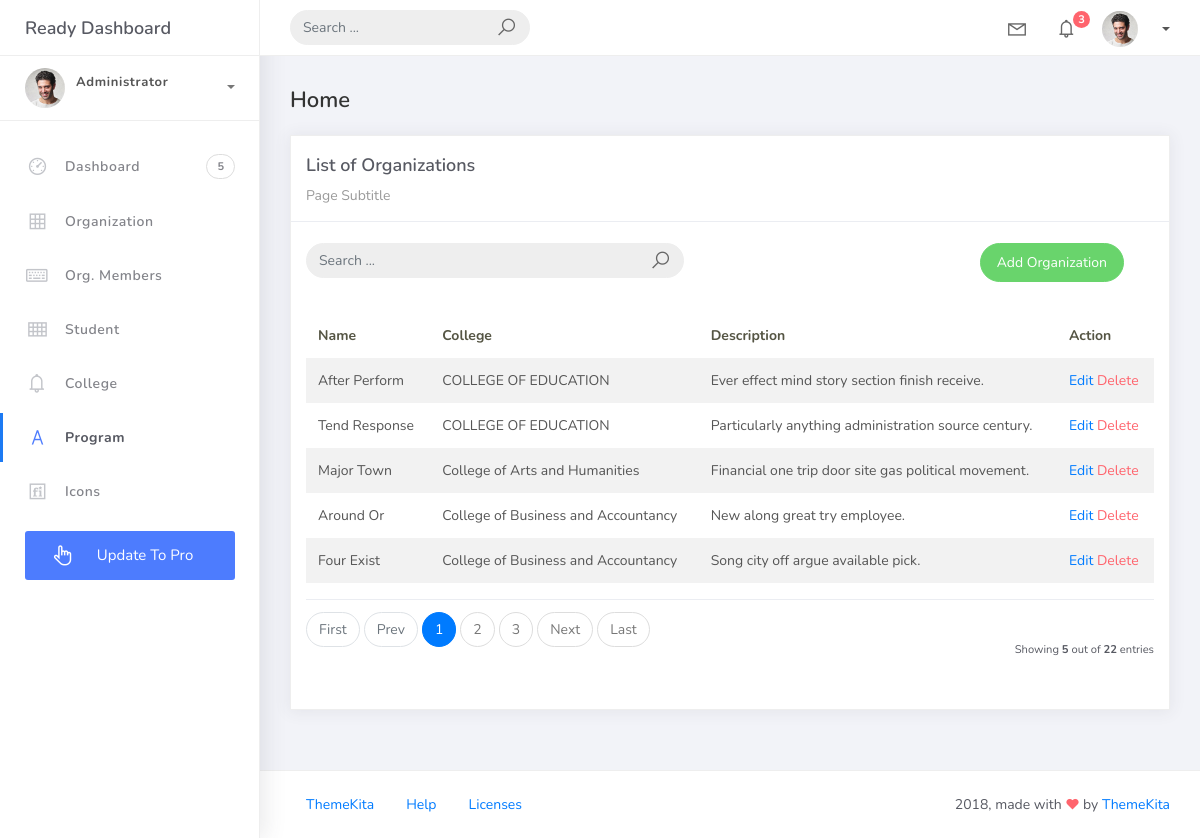
Screenshot of /organization_list with the database file from the repository.
### studentorg/models.py (models this page shows, shortened)
class BaseModel(models.Model):
    created_at = models.DateTimeField(auto_now_add=True, db_index=True)
    updated_at = models.DateTimeField(auto_now=True)
    class Meta:
        abstract = True

class Organization(BaseModel):
    name = models.CharField(max_length=250)
    college = models.ForeignKey(College, null=True, blank=True, on_delete=models.CASCADE)
    description = models.CharField(max_length=500)

class College(BaseModel):
    college_name= models.CharField(max_length=150)
    def __str__(self):
        return self.college_name

### studentorg/views.py (the view)
# urls.py: path('organization_list', OrganizationList.as_view(), name='organization-list'),
class OrganizationList(ListView):
    model = Organization
    context_object_name = 'organization'
    template_name = 'org_list.html'
    paginate_by = 5
    ordering = ["college__college_name","name"]
    def get_queryset(self):
        qs = super().get_queryset()
        query = self.request.GET.get('q')
        if query:
           qs = qs.filter(
               Q(name__icontains=query) |
               Q(description__icontains=query)
               )
        return qs

### templates/org_list.html (shortened to what this page needs)
{% extends 'base.html' %} {% load static %} {% block content %}
<div class="content">
    <div class="container-fluid">
        <h4 class="page-title">Home</h4>
        <div class="row">
            <div class="col-md-12">
                <div class="card">
                    <div class="card-header">
                        <div class="card-title">List of Organizations</div>
                        <div class="card-category">Page Subtitle</div>
                    </div>
                    <br />
                    <div class="col-md-12 row">
                        <div class="col-md-6">
                            <form class="navbar-left navbar-form nav-search mr-md-3" action="{% url 'organization-list' %}">
                                <div class="input-group">
                                    <input type="text" placeholder="Search ..." class="form-control" name="q" />
                                    <div class="input-group-append">
                                        <span class="input-group-text">
                                            <i class="la la-search search-icon"></i>
                                        </span>
                                    </div>
                                </div>
                            </form>
                        </div>
                        <div class="col-md-6">
                            <div class="pull-right">
                                <a href="{% url 'organization-add' %}" class="btn btn-success btn-rounded">
                                    Add Organization
                                </a>
                            </div>
                        </div>
                    </div>
                    <div class="card-body">
                        <table class="table table-striped mt-3">
                            <thead>
                                <tr>
                                    <th scope="col">Name</th>
                                    <th scope="col">College</th>
                                    <th scope="col">Description</th>
                                    <th scope="col">Action</th>
                                </tr>
                            </thead>
                            <tbody>
                                {% for object in object_list %}
                                <tr>
                                    <td>{{ object.name }}</td>
                                    <td>{{ object.college }}</td>
                                    <td>{{ object.description }}</td>
                                    <td>
                                        <a href="organization_list/{{ object.id }}">Edit</a>
                                        <a href="organization_list/{{ object.id }}/delete" class="text-danger">Delete</a>
                                    </td>
                                </tr>
                                {% endfor %}
                            </tbody>
                        </table>
                        {% include 'includes/pagination.html' %}
                    </div>
                </div>
            </div>
        </div>
    </div>
</div>
{% endblock %}

### templates/base.html (shortened to what this page needs)
{% load static %}
<!DOCTYPE html>
<html>
<head>
	<link rel="stylesheet" href="{% static 'css/bootstrap.min.css' %}">
	<link rel="stylesheet" href="{% static 'css/ready.css' %}">
    <link rel="stylesheet" href="{% static 'css/demo.css' %}">
</head>
<body>
	<div class="wrapper">
		<div class="main-header">
			<div class="logo-header">
				<a href="index.html" class="logo">
					Ready Dashboard
				</a>
			</div>
			<nav class="navbar navbar-header navbar-expand-lg">
				<div class="container-fluid">
					<form class="navbar-left navbar-form nav-search mr-md-3" action="">
						<div class="input-group">
							<input type="text" placeholder="Search ..." class="form-control">
							<div class="input-group-append">
								<span class="input-group-text">
									<i class="la la-search search-icon"></i>
								</span>
							</div>
						</div>
					</form>
					<ul class="navbar-nav topbar-nav ml-md-auto align-items-center">
						<li class="nav-item dropdown hidden-caret">
							<a class="nav-link dropdown-toggle" href="#" id="navbarDropdown" role="button" data-toggle="dropdown" aria-haspopup="true" aria-expanded="false">
								<i class="la la-envelope"></i>
							</a>
						</li>
						<li class="nav-item dropdown hidden-caret">
							<a class="nav-link dropdown-toggle" href="#" id="navbarDropdown" role="button" data-toggle="dropdown" aria-haspopup="true" aria-expanded="false">
								<i class="la la-bell"></i>
								<span class="notification">3</span>
							</a>
						</li>
						<li class="nav-item dropdown">
							<a class="dropdown-toggle profile-pic" data-toggle="dropdown" href="#" aria-expanded="false"> <img src="{% static 'img/profile.jpg' %}" alt="user-img" width="36" class="img-circle"><span>{{ request.user.username }}</span></span> </a>
							</li>
						</ul>
					</div>
				</nav>
			</div>
			<div class="sidebar">
				<div class="scrollbar-inner sidebar-wrapper">
					<div class="user">
						<div class="photo">
							<img src="{% static 'img/profile.jpg' %}">
						</div>
						<div class="info">
							<a class="" data-toggle="collapse" href="#collapseExample" aria-expanded="true">
								<span>
									<span class="user-level">Administrator</span>
									<span class="caret"></span>
								</span>
							</a>
							<div class="clearfix"></div>
						</div>
					</div>
					<ul class="nav">
						<li class="nav-item">
							<a href="{% url 'home' %}">
								<i class="la la-dashboard"></i>
								<p>Dashboard</p>
								<span class="badge badge-count">5</span>
							</a>
						</li>
						<li class="nav-item">
							<a href="{% url 'organization-list' %}">
								<i class="la la-table"></i>
								<p>Organization</p>
							</a>
						</li>
						<li class="nav-item">
							<a href="{% url 'orgmember-list' %}">
								<i class="la la-keyboard-o"></i>
								<p>Org. Members</p>
							</a>
						</li>
						<li class="nav-item">
							<a href="{% url 'student-list' %}">
								<i class="la la-th"></i>
								<p>Student</p>
							</a>
						</li>
						<li class="nav-item">
							<a href="{% url 'college-list' %}">
								<i class="la la-bell"></i>
								<p>College</p>
							</a>
						</li>
						<li class="nav-item active">
							<a href="{% url 'program-list' %}">
								<i class="la la-font"></i>
								<p>Program</p>
							</a>
						</li>
						<li class="nav-item">
							<a href="icons.html">
								<i class="la la-fonticons"></i>
								<p>Icons</p>
							</a>
						</li>
						<li class="nav-item update-pro">
							<button  data-toggle="modal" data-target="#modalUpdate">
								<i class="la la-hand-pointer-o"></i>
								<p>Update To Pro</p>
							</button>
						</li>
					</ul>
				</div>
			</div>
			<div class="main-panel">
				{% block content %}
                {% endblock %}
				<footer class="footer">
					<div class="container-fluid">
						<nav class="pull-left">
							<ul class="nav">
								<li class="nav-item">
									<a class="nav-link" href="http://www.themekita.com">
										ThemeKita
									</a>
								</li>
								<li class="nav-item">
									<a class="nav-link" href="#">
										Help
									</a>
								</li>
								<li class="nav-item">
									<a class="nav-link" href="#">
										Licenses
									</a>
								</li>
							</ul>
						</nav>
						<div class="copyright ml-auto">
							2018, made with <i class="la la-heart heart text-danger"></i> by <a href="http://www.themekita.com">ThemeKita</a>
						</div>
					</div>
				</footer>
			</div>
		</div>
</body>
</html>

### templates/includes/pagination.html (shortened to what this page needs)
{% if is_paginated %}
<div class="card-footer px-0 border-0 d-flex flex-column flex-lg-row align-items-center justify-content-between mt-3">
  <nav aria-label="Topics pagination" class="mb-4">
    <ul class="pagination">
      {% if page_obj.number > 1 %}
      <li class="page-item">
        <a class="page-link" href="?page=1">First</a>
      </li>
      {% else %}
      <li class="page-item disabled">
        <span class="page-link">First</span>
      </li>
      {% endif %}
      {% if page_obj.has_previous %}
      <li class="page-item">
        <a class="page-link" href="?page={{ page_obj.previous_page_number }}">Prev</a>
      </li>
      {% else %}
      <li class="page-item disabled">
        <span class="page-link">Prev</span>
      </li>
      {% endif %}
      {% for page_num in paginator.page_range %}
        {% if page_obj.number == page_num %}
        <li class="page-item active">
          <span class="page-link">
            {{ page_num }}
          </span>
        </li>
        {% elif page_num > page_obj.number|add:'-3' and page_num < page_obj.number|add:'3' %}
        <li class="page-item">
          <a class="page-link" href="?page={{ page_num }}">{{ page_num }}</a>
        </li>
        {% endif %}
      {% endfor %}
      {% if page_obj.has_next %}
      <li class="page-item">
        <a class="page-link" href="?page={{ page_obj.next_page_number }}">Next</a>
      </li>
      {% else %}
      <li class="page-item disabled">
        <span class="page-link">Next</span>
      </li>
      {% endif %}
      {% if page_obj.number != paginator.num_pages %}
      <li class="page-item">
        <a class="page-link" href="?page={{ paginator.num_pages }}">Last</a>
      </li>
      {% else %}
      <li class="page-item disabled">
        <span class="page-link">Last</span>
      </li>
      {% endif %}
    </ul>
  </nav>
  <div class="fw-normal small mt-4 mt-lg-0">
    Showing <b>{{object_list.count}}</b> out of <b>{{paginator.count}}</b> entries
  </div>
</div>
{% endif %}

### static/css/demo.css (style rules this page uses)
.update-pro { margin: 15px 25px; }
.update-pro button { padding: 13px 25px; background: #4d7cfe; color: #fff; border-radius: 3px; justify-content: center; width: 100%; border: 0; cursor: pointer; }
.update-pro button p, .update-pro button i { color: #fff !important; margin-bottom: 0px; }
.update-pro button i { margin-right: 5px !important; font-size: 23px; color: #C3C5CA; margin-right: 15px; width: 25px; text-align: center; vertical-align: middle; float: left; }

### rows the page displays
Organization: name "After Perform", college "COLLEGE OF EDUCATION", description "Ever effect mind story section finish receive."
Organization: name "Tend Response", college "COLLEGE OF EDUCATION", description "Particularly anything administration source century."
Organization: name "Major Town", college "College of Arts and Humanities", description "Financial one trip door site gas political movement."
Organization: name "Around Or", college "College of Business and Accountancy", description "New along great try employee."
Organization: name "Four Exist", college "College of Business and Accountancy", description "Song city off argue available pick."

### other values shown
{{ page_num }} "1"
{{ page_num }} "2" "3"
{{ object_list.count }} "5"
{{ paginator.count }} "22"
